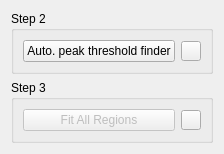
                   <widget class="QWidget" name="tab_13">
                    <attribute name="title">
                     <string>Manual Mode</string>
                    </attribute>
                    <layout class="QVBoxLayout" name="verticalLayout">
                     <item>
                      <widget class="QGroupBox" name="groupBox_7">
                       <property name="sizePolicy">
                        <sizepolicy hsizetype="Expanding" vsizetype="Preferred">
                         <horstretch>0</horstretch>
                         <verstretch>0</verstretch>
                        </sizepolicy>
                       </property>
                       <property name="title">
                        <string>Step 2</string>
                       </property>
                       <layout class="QHBoxLayout" name="horizontalLayout_6">
                        <item>
                         <widget class="QPushButton" name="automatic_bragg_peak_threshold_finder_pushButton">
                          <property name="minimumSize">
                           <size>
                            <width>0</width>
                            <height>0</height>
                           </size>
                          </property>
                          <property name="text">
                           <string>Auto. peak threshold finder</string>
                          </property>
                         </widget>
                        </item>
                        <item>
                         <widget class="QPushButton" name="automatic_bragg_peak_threshold_finder_settings">
                          <property name="minimumSize">
                           <size>
                            <width>20</width>
                            <height>20</height>
                           </size>
                          </property>
                          <property name="maximumSize">
                           <size>
                            <width>20</width>
                            <height>20</height>
                           </size>
                          </property>
                          <property name="text">
                           <string/>
                          </property>
                         </widget>
                        </item>
                       </layout>
                      </widget>
                     </item>
                     <item>
                      <widget class="QGroupBox" name="groupBox_18">
                       <property name="title">
                        <string>Step 3</string>
                       </property>
                       <layout class="QHBoxLayout" name="horizontalLayout_31">
                        <item>
                         <widget class="QPushButton" name="kropff_fit_allregions_pushButton">
                          <property name="enabled">
                           <bool>false</bool>
                          </property>
                          <property name="minimumSize">
                           <size>
                            <width>0</width>
                            <height>0</height>
                           </size>
                          </property>
                          <property name="maximumSize">
                           <size>
                            <width>16777215</width>
                            <height>16777215</height>
                           </size>
                          </property>
                          <property name="text">
                           <string>Fit All Regions</string>
                          </property>
                         </widget>
                        </item>
                        <item>
                         <widget class="QPushButton" name="kropff_fitting_conditions_pushButton">
                          <property name="minimumSize">
                           <size>
                            <width>20</width>
                            <height>20</height>
                           </size>
                          </property>
                          <property name="maximumSize">
                           <size>
                            <width>20</width>
                            <height>20</height>
                           </size>
                          </property>
                          <property name="text">
                           <string/>
                          </property>
                         </widget>
                        </item>
                       </layout>
                      </widget>
                     </item>
                    </layout>
                   </widget>
